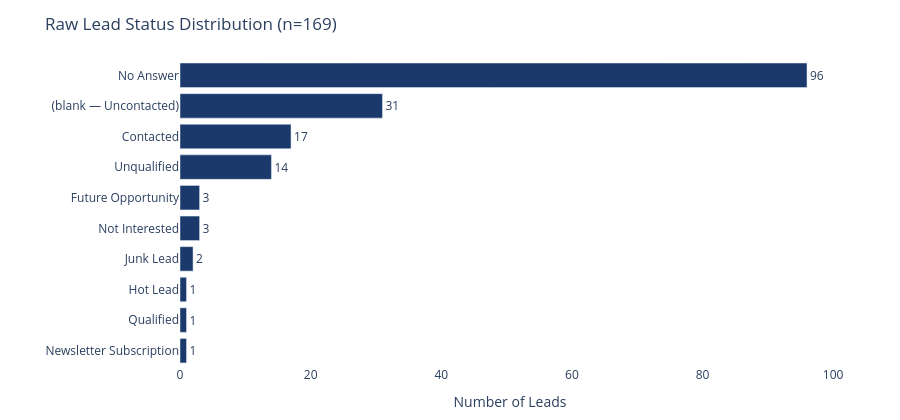

The notebook cell saved with this chart:
### Markdown cell above
### 4.1 Lead Status

This is the most critical column for sales analysis. Its distribution reveals the team's overall pipeline health at a glance.

### Code cell
# Value counts including NaN
status_counts = df['Lead Status'].value_counts(dropna=False)
status_pct    = (status_counts / len(df) * 100).round(1)

print("Lead Status distribution (including NaN):")
for status, count in status_counts.items():
    label = str(status) if not pd.isna(status) else "(blank)"
    print(f"  {label:<30} {count:>4}  ({status_pct[status]:.1f}%)")

# Chart
plot_df = pd.DataFrame({
    'status': [str(s) if not pd.isna(s) else '(blank — Uncontacted)' for s in status_counts.index],
    'count' : status_counts.values
}).sort_values('count')

fig = px.bar(
    plot_df, x='count', y='status', orientation='h',
    text='count',
    color_discrete_sequence=[config.COLORS['primary']],
    title='Raw Lead Status Distribution (n=169)',
    labels={'count': 'Number of Leads', 'status': 'Lead Status'},
)
fig.update_traces(textposition='outside')
fig.update_layout(
    plot_bgcolor='white', paper_bgcolor='white',
    margin=dict(l=180, r=60, t=60, b=40),
    height=420,
    xaxis_title='Number of Leads',
    yaxis_title='',
)
save_fig(fig, '01_raw_lead_status')
fig.show()

### Figure 1 — Plotly figure (JSON) as saved in the notebook; plotly's stock layout.template omitted (floating-point values rounded to 4 significant figures)
{"data": [{"hovertemplate": "Number of Leads=%{text}<br>Lead Status=%{y}<extra></extra>", "legendgroup": "", "marker": {"color": "#1B3A6B", "pattern": {"shape": ""}}, "name": "", "orientation": "h", "showlegend": false, "text": [1.0, 1.0, 1.0, 2.0, 3.0, 3.0, 14.0, 17.0, 31.0, 96.0], "textposition": "outside", "type": "bar", "x": [1, 1, 1, 2, 3, 3, 14, 17, 31, 96], "xaxis": "x", "y": ["Newsletter Subscription", "Qualified", "Hot Lead", "Junk Lead", "Not Interested", "Future Opportunity", "Unqualified", "Contacted", "(blank — Uncontacted)", "No Answer"], "yaxis": "y"}], "layout": {"barmode": "relative", "height": 420, "legend": {"tracegroupgap": 0}, "margin": {"b": 40, "l": 180, "r": 60, "t": 60}, "paper_bgcolor": "white", "plot_bgcolor": "white", "title": {"text": "Raw Lead Status Distribution (n=169)"}, "xaxis": {"anchor": "y", "domain": [0.0, 1.0], "title": {"text": "Number of Leads"}}, "yaxis": {"anchor": "x", "domain": [0.0, 1.0], "title": {"text": ""}}}}
